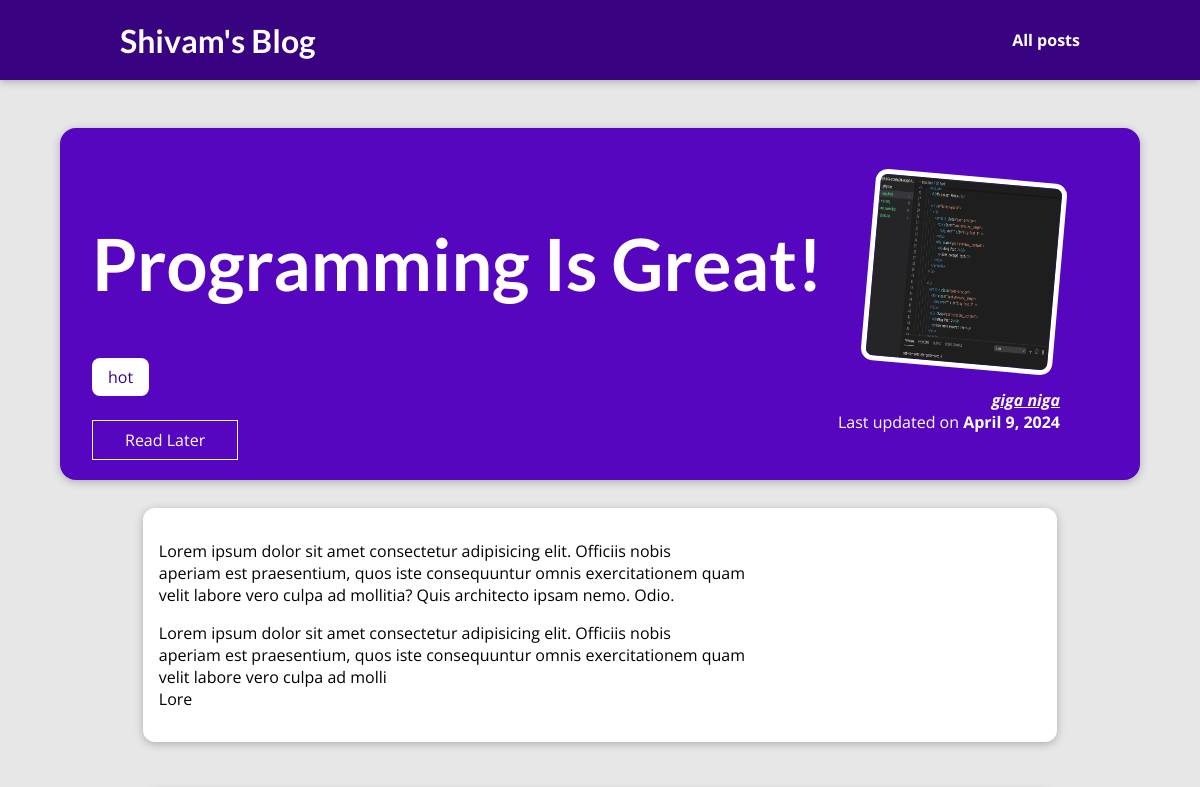
The app's page /posts/programming-is-fun (upper part), older data.
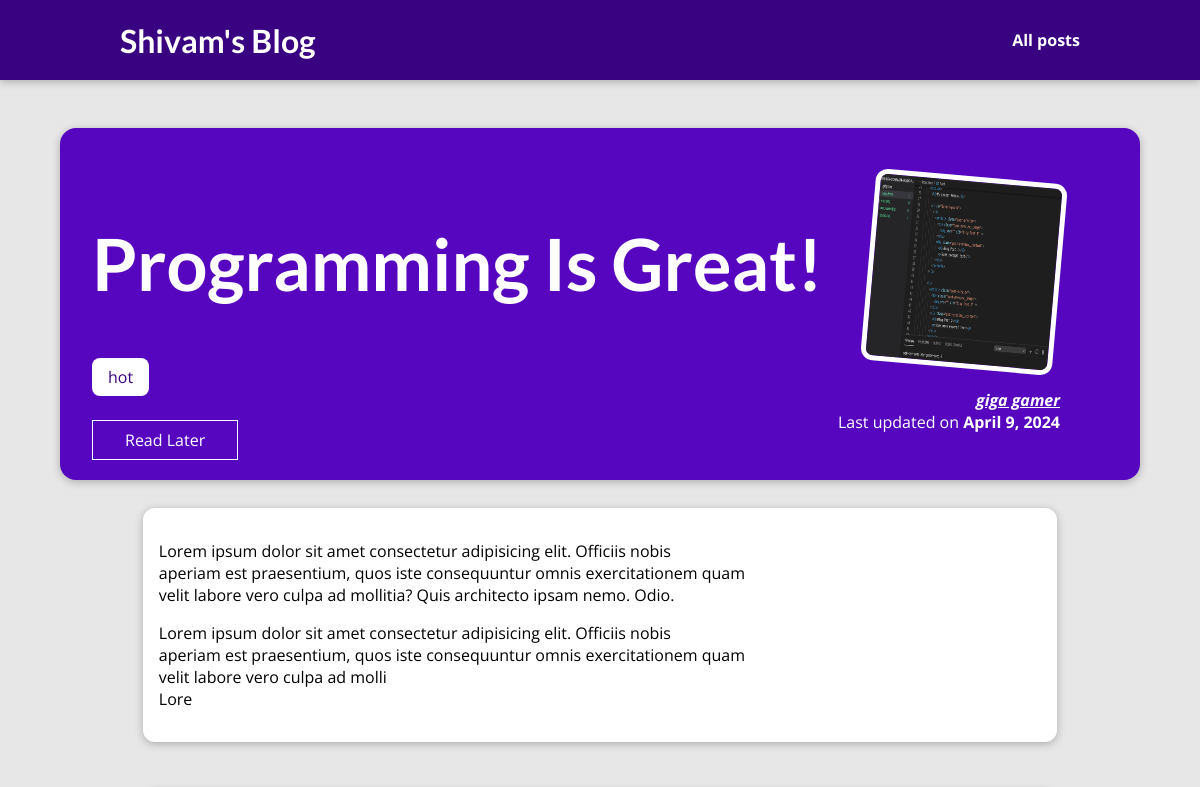
The same page, newer data.
### blog/models.py (models this page shows, shortened)
class Blog(models.Model):
    title=models.CharField(max_length=50,null=False)
    image=models.ImageField(upload_to="images",null=True)
    excerpt=models.CharField(max_length=100)
    date=models.DateField()
    slug=models.SlugField(default="",blank=True, null=False,db_index=True)
    content=models.TextField(max_length=10000)
    author=models.ForeignKey(Author,on_delete=models.CASCADE,related_name="blogs",null=True)
    tags=models.ManyToManyField(Tags,null=True)

class Author(models.Model):
    firstname=models.CharField(max_length=30)
    lastname=models.CharField(max_length=30,null=True)
    email=models.CharField(max_length=30,null=True)
    picture=models.CharField(max_length=100,null=True)
    about=models.TextField(max_length=500,null=True)
    def __str__(self):
        return self.firstname+" "+self.lastname

### blog/views.py (the view, shortened to what this page needs)
# urls.py: path("posts/<slug:slug>", views.PostDetail.as_view(), name="post-detail-page"),
class PostDetail(View):
    def get(self,request,slug):
        blog=Blog.objects.get(slug=slug)
        context={
            "post":blog,
            "post_tags":blog.tags.all(),
            "comment_form":CommentForm(),
            "comments":blog.comments.all().order_by("-id")
        }
        return render(request,"blog/post-detail.html",context)

### blog/templates/blog/post-detail.html (shortened to what this page needs)
{% extends 'base.html' %}
{% load static %}
{% block css_files %}
<link rel="stylesheet" href="{% static 'blog/postdetail.css' %}" />
{% endblock %}
{% block content %}
<section id="summary">
    <h2>{{post.title}}</h2>
    <div>{% for tag in post_tags %}
        <span class="tag">{{tag.caption}}</span>
        {% endfor %}
    </div>
    <article>
        <img src="{{post.image.url}}" alt="Post Title" />
        <a href="{% url "author-page" post.author.firstname %}" style="color: white;">
        <address>{{post.author}}</address></a>
        <div>
            Last updated on <time>{{post.date}}</time>
        </div>
    </article>
    <div id="read-later">
        <button>Read Later</button>
    </div>
    <main>
        {{post.content|linebreaks}}
    </main>
</section>
{% endblock %}

Row changes from the older to the newer data that the page shows:
changed through a linked row, Blog "Programming Is Great!": author "giga niga" → "giga gamer"
